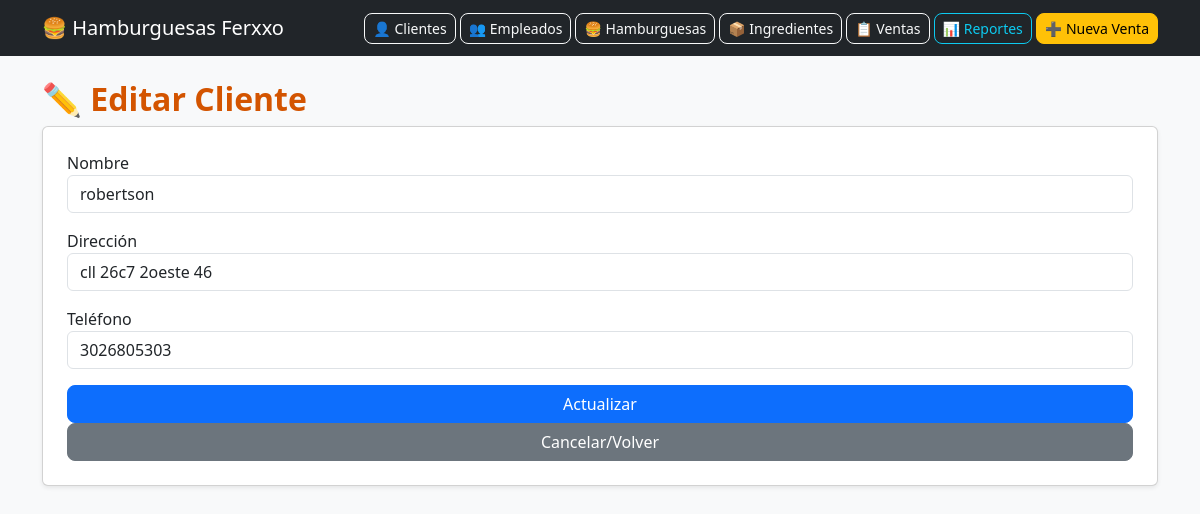
Screenshot of /editar_cliente.php?id=6 with the database file from the repository.
### tables this page shows
CREATE TABLE `clientes` (
  `id_cliente` int(11) NOT NULL,
  `nombre` varchar(100) NOT NULL,
  `direccion` varchar(150) DEFAULT NULL,
  `telefono` varchar(20) DEFAULT NULL
);

### editar_cliente.php (the view, shortened to what this page needs)
<?php
include("config/db.php");
include("header.php");
$id = (int)$_GET['id'];
$result = $conn->query("SELECT * FROM clientes WHERE id_cliente = $id");
$cliente = $result->fetch_assoc();
?>
<h2>✏️ Editar Cliente</h2>
<form method="POST" class="card p-4 shadow-sm">
    <div class="mb-3">
        <label>Nombre</label>
        <input type="text" name="nombre" class="form-control" value="<?= $cliente['nombre'] ?>" required>
    </div>
    <div class="mb-3">
        <label>Dirección</label>
        <input type="text" name="direccion" class="form-control" value="<?= $cliente['direccion'] ?>">
    </div>
    <div class="mb-3">
        <label>Teléfono</label>
        <input type="text" name="telefono" class="form-control" value="<?= $cliente['telefono'] ?>">
    </div>
    <button name="guardar" class="btn btn-primary">Actualizar</button>
    <a href="clientes.php" class="btn btn-secondary">Cancelar/Volver</a>
</form>
<?php include("footer.php"); ?>

### css/custom.css (style rules this page uses)
body { font-family: 'Segoe UI', Tahoma, Geneva, Verdana, sans-serif; }
h1, h2 { font-weight: bold; color: #d35400; }
.btn { border-radius: 8px; }

### rows the page displays
clientes: nombre "robertson", direccion "cll 26c7 2oeste 46", telefono "3026805303"
